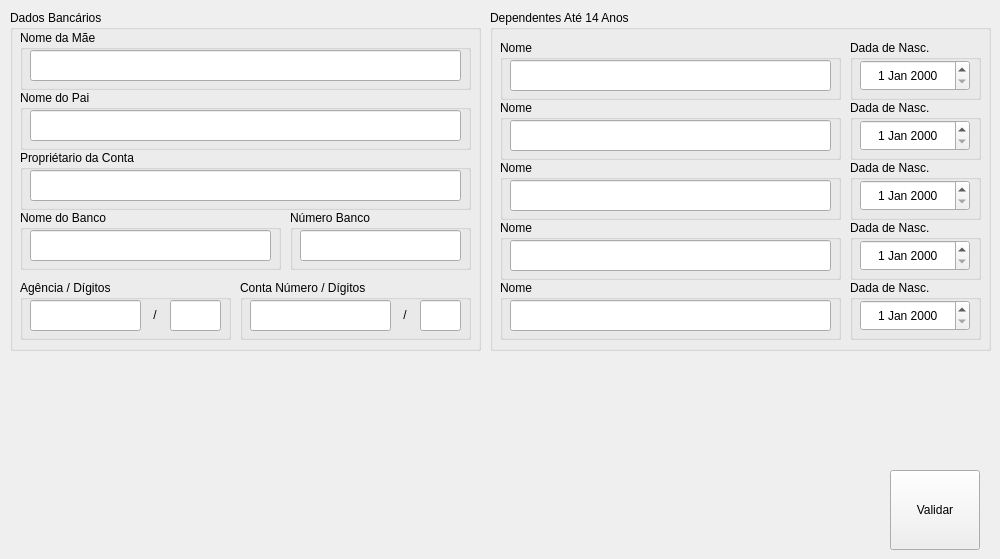
   <widget class="QWidget" name="TabRh2">
    <attribute name="title">
     <string>Rh Página 2</string>
    </attribute>
    <widget class="QGroupBox" name="GBoxDataAccountBank">
     <property name="geometry">
      <rect>
       <x>10</x>
       <y>10</y>
       <width>471</width>
       <height>341</height>
      </rect>
     </property>
     <property name="title">
      <string>Dados Bancários</string>
     </property>
     <widget class="QGroupBox" name="GBoxMotherNames">
      <property name="geometry">
       <rect>
        <x>10</x>
        <y>20</y>
        <width>451</width>
        <height>60</height>
       </rect>
      </property>
      <property name="title">
       <string>Nome da Mãe</string>
      </property>
      <widget class="QLineEdit" name="LEditMotherNames">
       <property name="geometry">
        <rect>
         <x>10</x>
         <y>20</y>
         <width>431</width>
         <height>31</height>
        </rect>
       </property>
       <property name="toolTip">
        <string>Informar o Nome da Mãe...</string>
       </property>
      </widget>
     </widget>
     <widget class="QGroupBox" name="GBoxFatherNames">
      <property name="geometry">
       <rect>
        <x>10</x>
        <y>80</y>
        <width>451</width>
        <height>60</height>
       </rect>
      </property>
      <property name="title">
       <string>Nome do Pai</string>
      </property>
      <widget class="QLineEdit" name="LEditFatherNames">
       <property name="geometry">
        <rect>
         <x>10</x>
         <y>20</y>
         <width>431</width>
         <height>31</height>
        </rect>
       </property>
       <property name="toolTip">
        <string>Informar o Nome do Pai...</string>
       </property>
      </widget>
     </widget>
     <widget class="QGroupBox" name="GBoxAccountOwnNames">
      <property name="geometry">
       <rect>
        <x>10</x>
        <y>140</y>
        <width>451</width>
        <height>60</height>
       </rect>
      </property>
      <property name="title">
       <string>Propriétario da Conta</string>
      </property>
      <widget class="QLineEdit" name="LEditAccountOwnNames">
       <property name="geometry">
        <rect>
         <x>10</x>
         <y>20</y>
         <width>431</width>
         <height>31</height>
        </rect>
       </property>
       <property name="toolTip">
        <string>Informar o Proprietário da Conta Corrente...</string>
       </property>
      </widget>
     </widget>
     <widget class="QGroupBox" name="GBoxAccountBankName">
      <property name="geometry">
       <rect>
        <x>10</x>
        <y>200</y>
        <width>261</width>
        <height>60</height>
       </rect>
      </property>
      <property name="title">
       <string>Nome do Banco</string>
      </property>
      <widget class="QLineEdit" name="LEditAccountBankName">
       <property name="geometry">
        <rect>
         <x>10</x>
         <y>20</y>
         <width>241</width>
         <height>31</height>
        </rect>
       </property>
       <property name="toolTip">
        <string>Informa o Nome do Banco do Correntista...</string>
       </property>
       <property name="alignment">
        <set>Qt::AlignCenter</set>
       </property>
      </widget>
     </widget>
     <widget class="QGroupBox" name="GBoxAccountBankNumber">
      <property name="geometry">
       <rect>
        <x>280</x>
        <y>200</y>
        <width>181</width>
        <height>60</height>
       </rect>
      </property>
      <property name="title">
       <string>Número Banco</string>
      </property>
      <widget class="QLineEdit" name="LEditAccountBankNumber">
       <property name="geometry">
        <rect>
         <x>10</x>
         <y>20</y>
         <width>161</width>
         <height>31</height>
        </rect>
       </property>
       <property name="toolTip">
        <string>Informa o Número do Banco...</string>
       </property>
       <property name="alignment">
        <set>Qt::AlignCenter</set>
       </property>
      </widget>
     </widget>
     <widget class="QGroupBox" name="GBoxAccountAgencyAndDigits">
      <property name="geometry">
       <rect>
        <x>10</x>
        <y>270</y>
        <width>211</width>
        <height>60</height>
       </rect>
      </property>
      <property name="title">
       <string>Agência / Dígitos</string>
      </property>
      <widget class="QLineEdit" name="LEditAccountAgency">
       <property name="geometry">
        <rect>
         <x>10</x>
         <y>20</y>
         <width>111</width>
         <height>31</height>
        </rect>
       </property>
       <property name="toolTip">
        <string>Informar a Agência, sem o Dígito...</string>
       </property>
       <property name="alignment">
        <set>Qt::AlignCenter</set>
       </property>
      </widget>
      <widget class="QLabel" name="LBDelimitAccountAngencyDigit">
       <property name="geometry">
        <rect>
         <x>130</x>
         <y>20</y>
         <width>10</width>
         <height>30</height>
        </rect>
       </property>
       <property name="text">
        <string>/</string>
       </property>
       <property name="alignment">
        <set>Qt::AlignCenter</set>
       </property>
      </widget>
      <widget class="QLineEdit" name="LEditAccountAgencyDigits">
       <property name="geometry">
        <rect>
         <x>150</x>
         <y>20</y>
         <width>51</width>
         <height>31</height>
        </rect>
       </property>
       <property name="toolTip">
        <string>Informar o Dígito da Agencia, caso Tenha...</string>
       </property>
       <property name="alignment">
        <set>Qt::AlignCenter</set>
       </property>
      </widget>
     </widget>
     <widget class="QGroupBox" name="GBoxAccountNumberAndDigits">
      <property name="geometry">
       <rect>
        <x>230</x>
        <y>270</y>
        <width>231</width>
        <height>60</height>
       </rect>
      </property>
      <property name="title">
       <string>Conta Número / Dígitos</string>
      </property>
      <widget class="QLineEdit" name="LEditAccountNumber">
       <property name="geometry">
        <rect>
         <x>10</x>
         <y>20</y>
         <width>141</width>
         <height>31</height>
        </rect>
       </property>
       <property name="toolTip">
        <string>Informar o Número da Conta sem o Dígito...</string>
       </property>
       <property name="alignment">
        <set>Qt::AlignCenter</set>
       </property>
      </widget>
      <widget class="QLabel" name="LBDelimitAccountNumberDigit">
       <property name="geometry">
        <rect>
         <x>160</x>
         <y>20</y>
         <width>10</width>
         <height>30</height>
        </rect>
       </property>
       <property name="text">
        <string>/</string>
       </property>
       <property name="alignment">
        <set>Qt::AlignCenter</set>
       </property>
      </widget>
      <widget class="QLineEdit" name="LEditAccountNumberDigits">
       <property name="geometry">
        <rect>
         <x>180</x>
         <y>20</y>
         <width>41</width>
         <height>31</height>
        </rect>
       </property>
       <property name="toolTip">
        <string>Informar o Dígito da Conta..</string>
       </property>
       <property name="alignment">
        <set>Qt::AlignCenter</set>
       </property>
      </widget>
     </widget>
    </widget>
    <widget class="QGroupBox" name="GBoxDataDependant">
     <property name="geometry">
      <rect>
       <x>490</x>
       <y>10</y>
       <width>501</width>
       <height>341</height>
      </rect>
     </property>
     <property name="title">
      <string>Dependentes Até 14 Anos</string>
     </property>
     <widget class="QGroupBox" name="GBoxDependant1">
      <property name="geometry">
       <rect>
        <x>10</x>
        <y>30</y>
        <width>341</width>
        <height>60</height>
       </rect>
      </property>
      <property name="title">
       <string>Nome</string>
      </property>
      <widget class="QLineEdit" name="LEditNameDependant1">
       <property name="geometry">
        <rect>
         <x>10</x>
         <y>20</y>
         <width>321</width>
         <height>31</height>
        </rect>
       </property>
       <property name="toolTip">
        <string>Informar o Nome do Primeiro Dependente Menor...</string>
       </property>
      </widget>
     </widget>
     <widget class="QGroupBox" name="GBoxDateBornDependant1">
      <property name="geometry">
       <rect>
        <x>360</x>
        <y>30</y>
        <width>131</width>
        <height>60</height>
       </rect>
      </property>
      <property name="title">
       <string>Dada de Nasc.</string>
      </property>
      <widget class="QDateEdit" name="DEditDateBornDependant1">
       <property name="geometry">
        <rect>
         <x>10</x>
         <y>20</y>
         <width>110</width>
         <height>31</height>
        </rect>
       </property>
       <property name="toolTip">
        <string>Informar a Data de Nascimento do Dependente...</string>
       </property>
       <property name="alignment">
        <set>Qt::AlignCenter</set>
       </property>
      </widget>
     </widget>
     <widget class="QGroupBox" name="GBoxDateBornDependant2">
      <property name="geometry">
       <rect>
        <x>360</x>
        <y>90</y>
        <width>131</width>
        <height>60</height>
       </rect>
      </property>
      <property name="title">
       <string>Dada de Nasc.</string>
      </property>
      <widget class="QDateEdit" name="DEditDateBornDependant2">
       <property name="geometry">
        <rect>
         <x>10</x>
         <y>20</y>
         <width>110</width>
         <height>31</height>
        </rect>
       </property>
       <property name="toolTip">
        <string>Informar a Data de Nascimento do Dependente...</string>
       </property>
       <property name="alignment">
        <set>Qt::AlignCenter</set>
       </property>
      </widget>
     </widget>
     <widget class="QGroupBox" name="GBoxDependant2">
      <property name="geometry">
       <rect>
        <x>10</x>
        <y>90</y>
        <width>341</width>
        <height>60</height>
       </rect>
      </property>
      <property name="title">
       <string>Nome</string>
      </property>
      <widget class="QLineEdit" name="LEditNameDependant2">
       <property name="geometry">
        <rect>
         <x>10</x>
         <y>20</y>
         <width>321</width>
         <height>31</height>
        </rect>
       </property>
       <property name="toolTip">
        <string>Informar o Nome do Segundo Dependente Menor...</string>
       </property>
      </widget>
     </widget>
     <widget class="QGroupBox" name="GBoxDateBornDependant3">
      <property name="geometry">
       <rect>
        <x>360</x>
        <y>150</y>
        <width>131</width>
        <height>60</height>
       </rect>
      </property>
      <property name="title">
       <string>Dada de Nasc.</string>
      </property>
      <widget class="QDateEdit" name="DEditDateBornDependant3">
       <property name="geometry">
        <rect>
         <x>10</x>
         <y>20</y>
         <width>110</width>
         <height>31</height>
        </rect>
       </property>
       <property name="toolTip">
        <string>Informar a Data de Nascimento do Dependente...</string>
       </property>
       <property name="alignment">
        <set>Qt::AlignCenter</set>
       </property>
      </widget>
     </widget>
     <widget class="QGroupBox" name="GBoxDependant3">
      <property name="geometry">
       <rect>
        <x>10</x>
        <y>150</y>
        <width>341</width>
        <height>60</height>
       </rect>
      </property>
      <property name="title">
       <string>Nome</string>
      </property>
      <widget class="QLineEdit" name="LEditNameDependant3">
       <property name="geometry">
        <rect>
         <x>10</x>
         <y>20</y>
         <width>321</width>
         <height>31</height>
        </rect>
       </property>
       <property name="toolTip">
        <string>Informar o Nome do Terceiro Dependente Menor...</string>
       </property>
      </widget>
     </widget>
     <widget class="QGroupBox" name="GBoxDateBornDependant4">
      <property name="geometry">
       <rect>
        <x>360</x>
        <y>210</y>
        <width>131</width>
        <height>60</height>
       </rect>
      </property>
      <property name="title">
       <string>Dada de Nasc.</string>
      </property>
      <widget class="QDateEdit" name="DEditDateBornDependant4">
       <property name="geometry">
        <rect>
         <x>10</x>
         <y>20</y>
         <width>110</width>
         <height>31</height>
        </rect>
       </property>
       <property name="toolTip">
        <string>Informar a Data de Nascimento do Dependente...</string>
       </property>
       <property name="alignment">
        <set>Qt::AlignCenter</set>
       </property>
      </widget>
     </widget>
     <widget class="QGroupBox" name="GBoxDependant4">
      <property name="geometry">
       <rect>
        <x>10</x>
        <y>210</y>
        <width>341</width>
        <height>60</height>
       </rect>
      </property>
      <property name="title">
       <string>Nome</string>
      </property>
      <widget class="QLineEdit" name="LEditNameDependant4">
       <property name="geometry">
        <rect>
         <x>10</x>
         <y>20</y>
         <width>321</width>
         <height>31</height>
        </rect>
       </property>
       <property name="toolTip">
        <string>Informar o Nome do Quarto Dependente Menor...</string>
       </property>
      </widget>
     </widget>
     <widget class="QGroupBox" name="GBoxDateBornDependant5">
      <property name="geometry">
       <rect>
        <x>360</x>
        <y>270</y>
        <width>131</width>
        <height>60</height>
       </rect>
      </property>
      <property name="title">
       <string>Dada de Nasc.</string>
      </property>
      <widget class="QDateEdit" name="DEditDateBornDependant5">
       <property name="geometry">
        <rect>
         <x>10</x>
         <y>20</y>
         <width>110</width>
         <height>31</height>
        </rect>
       </property>
       <property name="toolTip">
        <string>Informar a Data de Nascimento do Dependente...</string>
       </property>
       <property name="alignment">
        <set>Qt::AlignCenter</set>
       </property>
      </widget>
     </widget>
     <widget class="QGroupBox" name="GBoxDependant5">
      <property name="geometry">
       <rect>
        <x>10</x>
        <y>270</y>
        <width>341</width>
        <height>60</height>
       </rect>
      </property>
      <property name="title">
       <string>Nome</string>
      </property>
      <widget class="QLineEdit" name="LEditNameDependant5">
       <property name="geometry">
        <rect>
         <x>10</x>
         <y>20</y>
         <width>321</width>
         <height>31</height>
        </rect>
       </property>
       <property name="toolTip">
        <string>Informar o Nome do Quinto Dependente Menor...</string>
       </property>
      </widget>
     </widget>
    </widget>
    <widget class="QToolButton" name="TButtonValidateRH2">
     <property name="geometry">
      <rect>
       <x>890</x>
       <y>470</y>
       <width>90</width>
       <height>80</height>
      </rect>
     </property>
     <property name="toolTip">
      <string>Valida os Campos Obrigatórios...</string>
     </property>
     <property name="text">
      <string>Validar</string>
     </property>
     <property name="icon">
      <iconset resource="../images.qrc">
       <normaloff>:/images/PNG/120x120/120px-Gtk-refresh.png</normaloff>:/images/PNG/120x120/120px-Gtk-refresh.png</iconset>
     </property>
     <property name="iconSize">
      <size>
       <width>48</width>
       <height>48</height>
      </size>
     </property>
     <property name="toolButtonStyle">
      <enum>Qt::ToolButtonTextUnderIcon</enum>
     </property>
    </widget>
   </widget>
